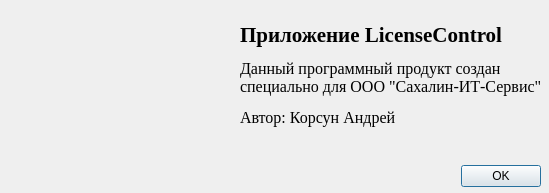
<?xml version="1.0" encoding="UTF-8"?>
<ui version="4.0">
 <class>AboutDialog</class>
 <widget class="QDialog" name="AboutDialog">
  <property name="geometry">
   <rect>
    <x>0</x>
    <y>0</y>
    <width>549</width>
    <height>193</height>
   </rect>
  </property>
  <property name="windowTitle">
   <string>О программе</string>
  </property>
  <property name="windowIcon">
   <iconset resource="Icons.qrc">
    <normaloff>:/images/favicon.ico</normaloff>:/images/favicon.ico</iconset>
  </property>
  <widget class="QDialogButtonBox" name="DialogBtnBox">
   <property name="geometry">
    <rect>
     <x>200</x>
     <y>160</y>
     <width>341</width>
     <height>32</height>
    </rect>
   </property>
   <property name="orientation">
    <enum>Qt::Horizontal</enum>
   </property>
   <property name="standardButtons">
    <set>QDialogButtonBox::Ok</set>
   </property>
  </widget>
  <widget class="QLabel" name="imageBox">
   <property name="geometry">
    <rect>
     <x>20</x>
     <y>10</y>
     <width>211</width>
     <height>171</height>
    </rect>
   </property>
   <property name="text">
    <string/>
   </property>
   <property name="pixmap">
    <pixmap resource="Icons.qrc">:/images/logo.png</pixmap>
   </property>
   <property name="scaledContents">
    <bool>true</bool>
   </property>
  </widget>
  <widget class="QLabel" name="textLabel">
   <property name="geometry">
    <rect>
     <x>240</x>
     <y>10</y>
     <width>311</width>
     <height>171</height>
    </rect>
   </property>
   <property name="font">
    <font>
     <family>Times New Roman</family>
    </font>
   </property>
   <property name="text">
    <string>&lt;html&gt;&lt;head/&gt;&lt;body&gt;&lt;p&gt;&lt;span style=&quot; font-size:16pt; font-weight:600;&quot;&gt;Приложение LicenseControl&lt;/span&gt;&lt;/p&gt;&lt;p&gt;&lt;span style=&quot; font-size:12pt;&quot;&gt;Данный программный продукт создан специально для ООО &amp;quot;Сахалин-ИТ-Сервис&amp;quot;&lt;/span&gt;&lt;/p&gt;&lt;p&gt;&lt;span style=&quot; font-size:12pt;&quot;&gt;Автор: Корсун Андрей&lt;/span&gt;&lt;/p&gt;&lt;p align=&quot;justify&quot;&gt;&lt;br/&gt;&lt;/p&gt;&lt;/body&gt;&lt;/html&gt;</string>
   </property>
   <property name="wordWrap">
    <bool>true</bool>
   </property>
  </widget>
  <zorder>imageBox</zorder>
  <zorder>textLabel</zorder>
  <zorder>DialogBtnBox</zorder>
 </widget>
 <resources>
  <include location="Icons.qrc"/>
 </resources>
 <connections>
  <connection>
   <sender>DialogBtnBox</sender>
   <signal>accepted()</signal>
   <receiver>AboutDialog</receiver>
   <slot>accept()</slot>
   <hints>
    <hint type="sourcelabel">
     <x>248</x>
     <y>254</y>
    </hint>
    <hint type="destinationlabel">
     <x>157</x>
     <y>274</y>
    </hint>
   </hints>
  </connection>
  <connection>
   <sender>DialogBtnBox</sender>
   <signal>rejected()</signal>
   <receiver>AboutDialog</receiver>
   <slot>reject()</slot>
   <hints>
    <hint type="sourcelabel">
     <x>316</x>
     <y>260</y>
    </hint>
    <hint type="destinationlabel">
     <x>286</x>
     <y>274</y>
    </hint>
   </hints>
  </connection>
 </connections>
</ui>
